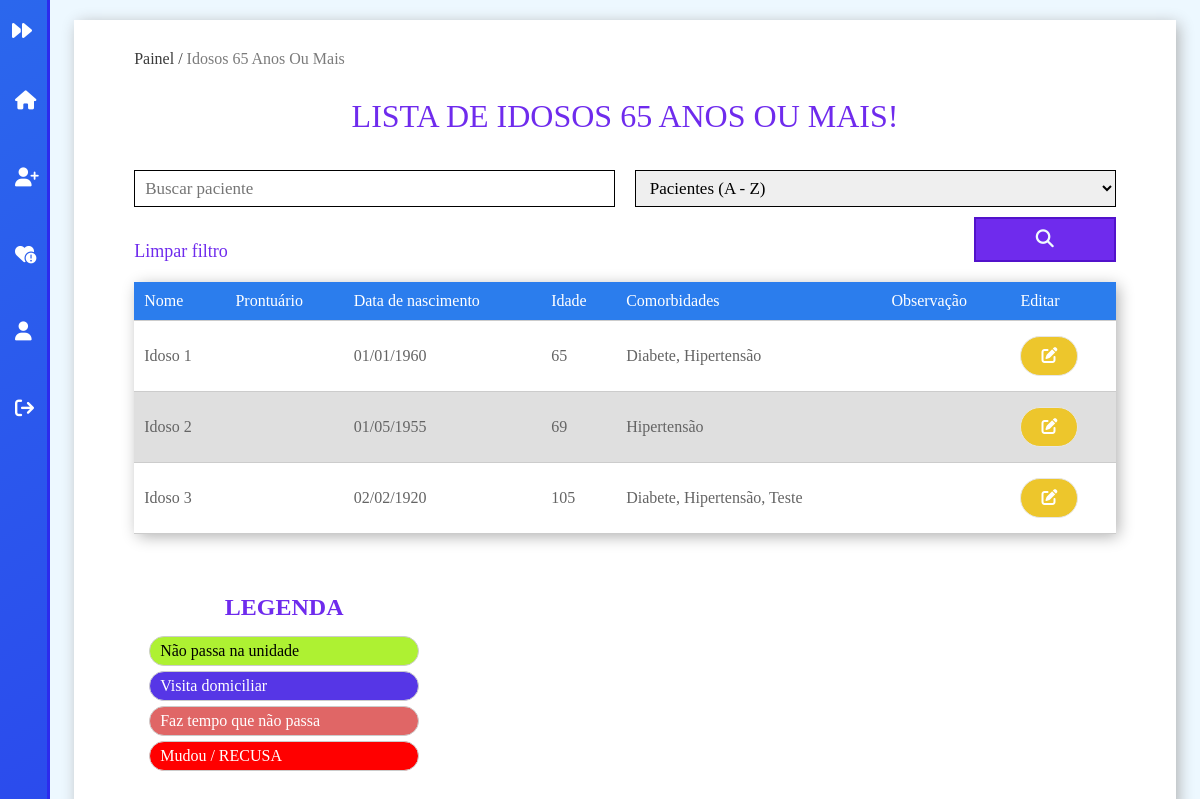
Before: /idosos (signed in) with the older database file.
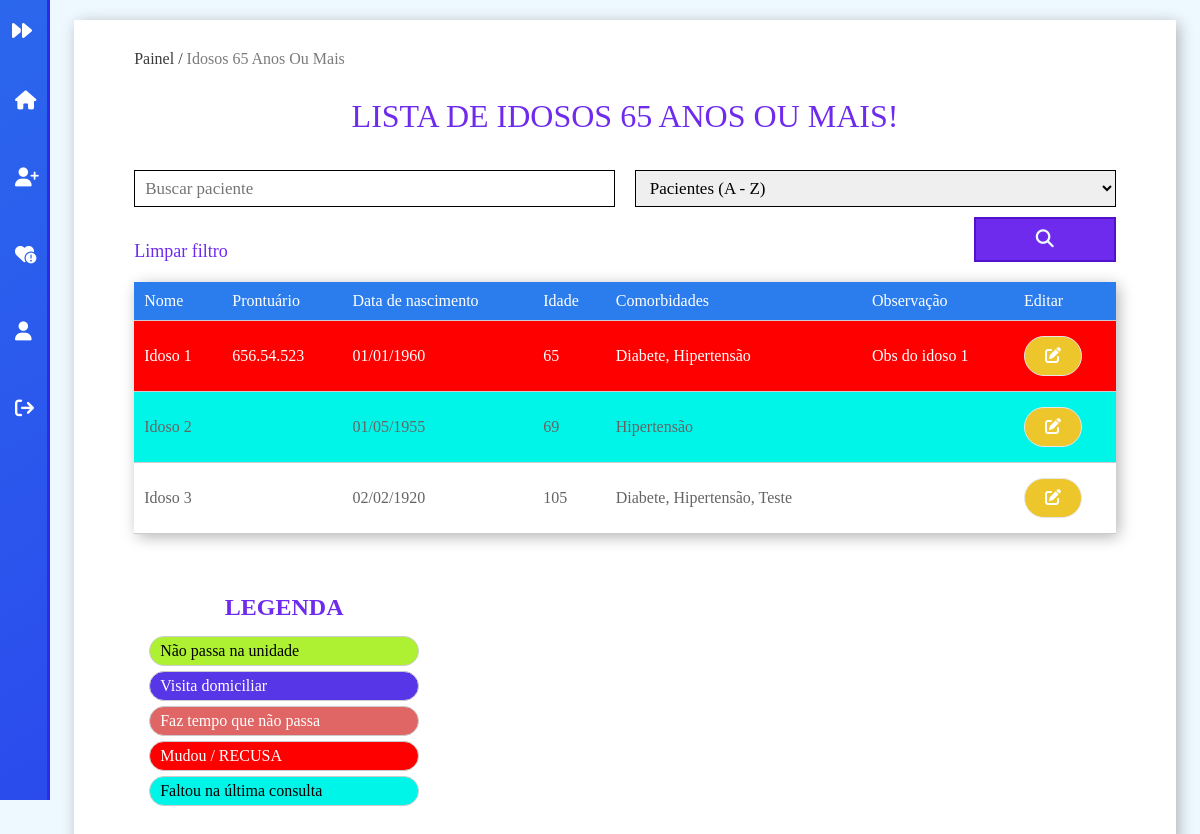
After: the same page with the newer database file.
### tables this page shows
CREATE TABLE `paciente` (
  `id` int(11) NOT NULL,
  `agente_id` int(11) DEFAULT NULL,
  `nome` varchar(255) NOT NULL,
  `prontuario` varchar(10) NOT NULL,
  `cpf` varchar(14) NOT NULL,
  `nascimento` date NOT NULL,
  `telefone` varchar(20) DEFAULT NULL,
  `sexo` varchar(9) NOT NULL,
  `comorbidade` text DEFAULT NULL,
  `legenda_id` int(11) DEFAULT NULL,
  `vacina_dengue` tinyint(1) DEFAULT 0,
  `vacina_febre_amarela` tinyint(1) DEFAULT 0,
  `insulina` tinyint(1) DEFAULT 0,
  `gestante` tinyint(1) DEFAULT 0,
  `conduta` varchar(255) DEFAULT NULL,
  `ppn` date DEFAULT NULL,
  `observacao` text DEFAULT NULL,
  `ativo` tinyint(1) DEFAULT 1
);

CREATE TABLE `comorbidade` (
  `id` int(11) NOT NULL,
  `comorbidade` varchar(255) NOT NULL,
  `ativo` tinyint(1) DEFAULT 1
);

CREATE TABLE `legenda` (
  `id` int(11) NOT NULL,
  `descricao` varchar(255) NOT NULL,
  `ativo` tinyint(1) NOT NULL
);

### Classes/Views/MainView.php (called while the page is built, shortened)
<?php
	class MainView{
		public static function render($filename){
			include('pages/'.$filename.'.php');
		}
	}
?>

### Classes/Controllers/IdososController.php (called while the page is built, shortened)
<?php
	class IdososController{
		function index(){
			\Classes\Models\PainelModel::checkLogin('idosos');
		}
	}
?>

### Classes/Application.php (called while the page is built, shortened)
<?php
	class Application{
		private $controller;
		private function setApp(){
			$url = explode('/',@$_GET['url']);
			if($url[0] == '')
				$carregarNome= 'Painel';
			else
				$carregarNome= ucfirst(strtolower($url[0]));
			$carregarNome.='Controller';
			if (file_exists('Classes/Controllers/'.$carregarNome.'.php')) {
				$this->controller = new $carregarClasse();
			}else{
				include('Views/pages/404.php');
				die();
			}
		}
		public function run(){
	        $this->controller->index();
	    }
	}
?>

### index.php (called while the page is built, shortened)
<?php
	$app = new \Classes\Application();
	$app->run();
?>

### Classes/MySql.php (called while the page is built, shortened)
<?php
	class MySql{
		private static $pdo;
		public static function conectar(){
			if(self::$pdo == null){
				try{
					self::$pdo = new \PDO('mysql:host='.HOST.';dbname='.DATABASE,USUARIO,SENHA,array(\PDO::MYSQL_ATTR_INIT_COMMAND => "SET NAMES utf8"));
					self::$pdo->setAttribute(\PDO::ATTR_ERRMODE,\PDO::ERRMODE_EXCEPTION);
				}catch(\PDOException $e){
					die('<h2>Erro ao conectar</h2><p>Tente novamente mais tarde.</p>');
				}
			}
			return self::$pdo;
		}
	}
?>

### Classes/Models/UtilsModel.php (called while the page is built, shortened)
<?php
    class UtilsModel{
		public static function selecionar($tabela,$campo = '1',$valor = '1'){
			$sql = \Classes\MySql::conectar()->prepare("SELECT * FROM `$tabela` WHERE `ativo`= '1' AND $campo = ?");
			$sql->execute(array($valor));
			return $sql->fetch();
		}
		public static function selecionarTudo($tabela,$campo = '1',$valor = '1',$coluna = 'id',$ordem = 'ASC'){
			$sql = \Classes\MySql::conectar()->prepare("SELECT * FROM `$tabela` WHERE `ativo` = '1' AND $campo = ? ORDER BY $coluna $ordem");
			$sql->execute(array($valor));
			return $sql->fetchAll();
		}
    }
?>

### Classes/Views/pages/idosos.php (the view, shortened to what the changed rows need)
<?php
  include("header.php");
?>
<div id="painel">
  <main id="painel-content">
    <div class="container">
      <div class="content">
      <h1>Lista de Idosos 65 anos ou mais!</h1>
          <?php
            $tabela = 'paciente';
            $ordem = 'nome';
            if (isset($_POST['acao'])) {
                $ordem = $_POST['ordem'];
                $busca = $_POST['busca'];
                $paciente = Classes\Models\UtilsModel::busca($tabela, 'nome', $busca, $ordem);
            } else {
                $paciente = Classes\Models\UtilsModel::selecionarTudo($tabela, '1', '1', $ordem);
            }
            $idoso = array_filter($paciente, function($paciente) {
                $dataNascimento = new DateTime($paciente['nascimento']);
                $hoje = new DateTime();
                $idade = $hoje->diff($dataNascimento)->y;
                return $idade >= 65;
            });
          ?>
      <?php
        if (empty($idoso)) {
            echo '<h3>Nenhum paciente idoso cadastrado!</h3>';
        }else{
      ?>
      <div class="overflow">
      <table>
          <tr>
              <th>Nome</th>
              <th>Prontuário</th>
              <th>Data de nascimento</th>
              <th>Idade</th>
              <th>Comorbidades</th>
              <th>Observação</th>
              <th>Editar</th>
          </tr>
      <?php
          foreach ($idoso as $key => $value) {
          $legenda = \Classes\Models\UtilsModel::selecionar('paciente', 'id', $value['id'])['legenda_id'];
          $obs = explode('||', $value['observacao'])[2];
      ?>
            <tr class="linha-<?php echo $legenda?>">
              <td><?php echo ucfirst($value['nome']);?></td>
              <td><?php echo $value['prontuario'];?></td>
              <td><?php echo date('d/m/Y', strtotime($value['nascimento']));?></td>
              <td>
                <?php
                  $dataNascimento = new DateTime($value['nascimento']);
                  $hoje = new DateTime();
                  $idade = $hoje->diff($dataNascimento)->y;
                  echo $idade;
                ?>
              </td>
              <td>
                <?php
                    if (empty($value['comorbidade'])) {
                      echo 'Nenhuma';
                    } else {
                      $comorbidade = explode(',', $value['comorbidade']);
                      foreach ($comorbidade as $key => $comorbidadeId) {
                        $comorbidades = \Classes\Models\UtilsModel::selecionar('comorbidade', 'id', $comorbidadeId)['comorbidade'];
                        echo ucfirst($comorbidades);
                        if ($key !== array_key_last($comorbidade)) {
                          echo ', ';
                        }
                      }
                    }
                ?>
              </td>
              <td><?php echo $obs;?></td>
            <td><a class="btn editar" href="<?php echo INCLUDE_PATH;?>editar_idoso?id=<?php echo $value['id'];?>"><i class="fa-solid fa-pen-to-square"></i></a></td>
            </tr>
          <?php }?>
      </table>
      </div>
      <?php }?>
      <div class="legenda">
          <h2>Legenda</h2>
          <?php
            $legenda = \Classes\Models\UtilsModel::selecionarTudo('legenda');
            foreach ($legenda as $key => $value) {
          ?>
            <div class="legenda-item linha-<?php echo $value['id']?>">
              <span class="descricao"><?php echo $value['descricao'];?></span>
            </div>
          <?php }?>
        </div>
      </div>
    </div>
  </main>
</div>
<?php
    include("footer.php");
?>

Changed rows visible on the page:
changed paciente "Idoso 1": legenda_id empty → 4 (drawn); prontuario (not shown) → "656.54.523"; observacao (not shown) → "Obs do idoso 1"
changed paciente "Idoso 2": legenda_id empty → 5 (drawn)
added legenda: descricao "Faltou na última consulta"
